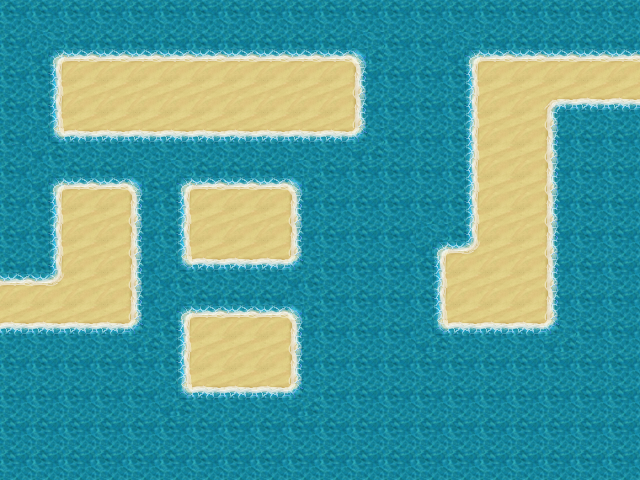

Below is a game level as drawn by its tile map, then a one-line description and the .tmx that defines it (tile-layer data replaced by summaries):
An orthogonal 20x15 tile map with 32x32 px tiles, 3 tile layers (ground1, ground2, terrain1), 3 tilesets and 44 objects (portal1, turtle1, turtle2, floating0, floating1, ...).

<map version="1.0" tiledversion="1.1.3" orientation="orthogonal" renderorder="right-up" width="20" height="15" tilewidth="32" tileheight="32" infinite="0" nextobjectid="113">
 <properties>
  <property name="music" value="THEME_ISLAND" />
 </properties>
 <tileset firstgid="1" source="Celianna_TileA1.tsx" />
 <tileset firstgid="481" source="Celianna_TileA2.tsx" />
 <tileset firstgid="961" source="terrain.tsx" />
 <layer name="ground1" width="20" height="15">
  <data>[300 cells, 300 non-empty, 13 distinct tile ids]</data>
 </layer>
 <layer name="ground2" width="20" height="15">
  <data>[300 cells, 0 non-empty, 0 distinct tile ids]</data>
 </layer>
 <layer name="terrain1" width="20" height="15">
  <data>[300 cells, 0 non-empty, 0 distinct tile ids]</data>
 </layer>
 <objectgroup name="collision">
  <object id="93" x="640" y="104">
   <polygon points="0,0 -80,0 -89,6 -85,216 -95,225 -194,224 -190,376 1,376" />
  </object>
  <object id="94" x="447" y="330">
   <polygon points="0,0 -8,-9 -8,-33 -14,-33 -94,-34 -94,31 -144,33 -149,37 -148,55 -159,65 -157,150 2,150" />
  </object>
  <object id="95" x="436" y="276">
   <polygon points="0,-2.66667 6.66667,-8.66667 6,-20 9,-26 30,-28 36,-36 40,-274 -78,-274 -77,-217 -73,-208 -74,-149 -83,-140 -81,-8 -78,-3" />
  </object>
  <object id="96" x="-0.666667" y="0" width="358.667" height="57.3333" />
  <object id="97" x="0" y="59.3333">
   <polygon points="0,0 -0.666667,220 46,222 56.6667,214.667 56,-0.666667" />
  </object>
  <object id="98" x="56.6667" y="131.333">
   <polygon points="0,0 6.66667,5.33333 19.3333,5.33333 24,10 23.3333,50 18.6667,52.6667 1.33333,54.6667" />
  </object>
  <object id="99" x="118.667" y="133.333">
   <polygon points="6,0 3.33333,8 2.66667,39.3333 5.33333,50 12.6667,50.6667 17.3333,56 64.6667,56.6667 70.6667,50.6667 98.6667,50 102.667,44 103.333,6 98.6667,0" />
  </object>
  <object id="100" x="257.333" y="184.667">
   <polygon points="6,0 2.66667,-8 1.33333,-47.3333 11.3333,-49.3333 96,-49.3333 96,28 45.3333,26.6667 40.6667,23.3333 41.3333,9.33333 34,0" />
  </object>
  <object id="101" x="306" y="236.667">
   <polygon points="0,0 16,0 12,96 -5.33333,100 -8,81.3333 -16.6667,74.6667 -16.6667,28.6667 -9.33333,23.3333 -7.33333,2.66667" />
  </object>
  <object id="102" x="288" y="310.667">
   <polygon points="0,0 -28,1.33333 -31.3333,-2.66667 -32,-41.3333 -28.6667,-46.6667 2,-47.3333" />
  </object>
  <object id="103" x="223.333" y="311.333">
   <polygon points="-6.66667,0.666667 0,-6 0,-42.6667 -2.66667,-50.6667 -30.6667,-50.6667 -38,-56 -40.6667,6 -32,1.33333" />
  </object>
  <object id="104" x="136" y="190.667" width="48" height="288" />
  <object id="105" x="184.667" y="390.667" width="104" height="90" />
  <object id="106" x="0.666667" y="327.333" width="134.667" height="152.667" />
  <object id="107" x="-1.33333" y="278.667" width="6.66667" height="50.6667" />
  <object id="108" x="476" y="0" width="166" height="57.3333" />
  <object id="109" x="632.667" y="57.3333" width="8.66667" height="47.3333" />
 </objectgroup>
 <objectgroup name="interactions">
  <object id="65" name="portal1" gid="1006" x="594.333" y="96" width="32" height="32" />
  <object id="66" name="turtle1" gid="1006" x="409" y="293" width="22" height="16" />
  <object id="67" name="turtle2" gid="1006" x="382" y="292" width="22" height="16" />
  <object id="68" name="floating0" gid="1006" x="355" y="292" width="22" height="16" />
  <object id="70" name="floating1" gid="1006" x="229" y="309" width="22" height="16" />
  <object id="71" name="floating2" gid="1006" x="229" y="285" width="22" height="16" />
  <object id="72" name="floating3" gid="1006" x="298" y="358" width="22" height="16" />
  <object id="73" name="floating4" gid="1006" x="326" y="357" width="22" height="16" />
  <object id="74" name="floating5" gid="1006" x="326" y="331" width="22" height="16" />
  <object id="75" name="floating6" gid="1006" x="327" y="306" width="22" height="16" />
  <object id="76" name="floating7" gid="1006" x="328" y="283" width="22" height="16" />
  <object id="77" name="floating8" gid="1006" x="330" y="256" width="22" height="16" />
  <object id="78" name="floating9" gid="1006" x="330" y="233" width="21" height="15" />
  <object id="79" name="floating10" gid="1006" x="302" y="232" width="22" height="16" />
  <object id="83" name="activator1" gid="1006" x="511" y="321" width="32" height="32" />
  <object id="84" name="activator2" gid="1006" x="187" y="223" width="32" height="32" />
  <object id="85" name="activator3" gid="1006" x="189" y="348" width="32" height="32" />
  <object id="86" name="pics1" gid="1006" x="267" y="128" width="32" height="32" />
  <object id="87" name="pics2" gid="1006" x="268" y="92" width="32" height="32" />
  <object id="88" name="ice1" gid="1006" x="81" y="175" width="32" height="32" />
  <object id="89" name="floating11" gid="1006" x="226" y="178" width="22" height="16" />
  <object id="90" name="floating12" gid="1006" x="226" y="155" width="22" height="16" />
  <object id="91" name="portal2" gid="1006" x="11" y="320" width="32" height="32" />
  <object id="92" name="activator4" gid="1006" x="100" y="324" width="32" height="32" />
  <object id="110" name="ghost1" gid="1006" x="316.667" y="112" width="32" height="32" />
 </objectgroup>
 <objectgroup name="zindex" />
 <objectgroup name="items">
  <object id="112" name="VialBlue" type="ITEM" gid="1006" x="107" y="91" width="32" height="32" />
 </objectgroup>
 <objectgroup name="path">
  <object id="111" name="path_ghost1" x="308.667" y="98">
   <polyline points="8,12.6667 -238,12" />
  </object>
 </objectgroup>
</map>
